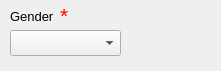
     <widget class="QWidget" name="demo_widget_gender" native="true">
      <property name="geometry">
       <rect>
        <x>30</x>
        <y>170</y>
        <width>221</width>
        <height>71</height>
       </rect>
      </property>
      <property name="font">
       <font>
        <pointsize>10</pointsize>
       </font>
      </property>
      <widget class="QLabel" name="demo_text_gender">
       <property name="geometry">
        <rect>
         <x>10</x>
         <y>10</y>
         <width>56</width>
         <height>13</height>
        </rect>
       </property>
       <property name="font">
        <font>
         <family>Arial</family>
         <pointsize>10</pointsize>
        </font>
       </property>
       <property name="text">
        <string>Gender</string>
       </property>
      </widget>
      <widget class="QLabel" name="demo_error_gender">
       <property name="geometry">
        <rect>
         <x>60</x>
         <y>0</y>
         <width>41</width>
         <height>31</height>
        </rect>
       </property>
       <property name="palette">
        <palette>
         <active>
          <colorrole role="WindowText">
           <brush brushstyle="SolidPattern">
            <color alpha="255">
             <red>255</red>
             <green>0</green>
             <blue>0</blue>
            </color>
           </brush>
          </colorrole>
         </active>
         <inactive>
          <colorrole role="WindowText">
           <brush brushstyle="SolidPattern">
            <color alpha="255">
             <red>255</red>
             <green>0</green>
             <blue>0</blue>
            </color>
           </brush>
          </colorrole>
         </inactive>
         <disabled>
          <colorrole role="WindowText">
           <brush brushstyle="SolidPattern">
            <color alpha="255">
             <red>69</red>
             <green>69</green>
             <blue>69</blue>
            </color>
           </brush>
          </colorrole>
         </disabled>
        </palette>
       </property>
       <property name="font">
        <font>
         <family>Arial</family>
         <pointsize>16</pointsize>
        </font>
       </property>
       <property name="text">
        <string>*</string>
       </property>
      </widget>
      <widget class="QComboBox" name="demo_box_gender">
       <property name="geometry">
        <rect>
         <x>10</x>
         <y>30</y>
         <width>111</width>
         <height>26</height>
        </rect>
       </property>
       <property name="font">
        <font>
         <pointsize>10</pointsize>
        </font>
       </property>
       <item>
        <property name="text">
         <string/>
        </property>
       </item>
       <item>
        <property name="text">
         <string>male</string>
        </property>
       </item>
       <item>
        <property name="text">
         <string>female</string>
        </property>
       </item>
      </widget>
     </widget>
